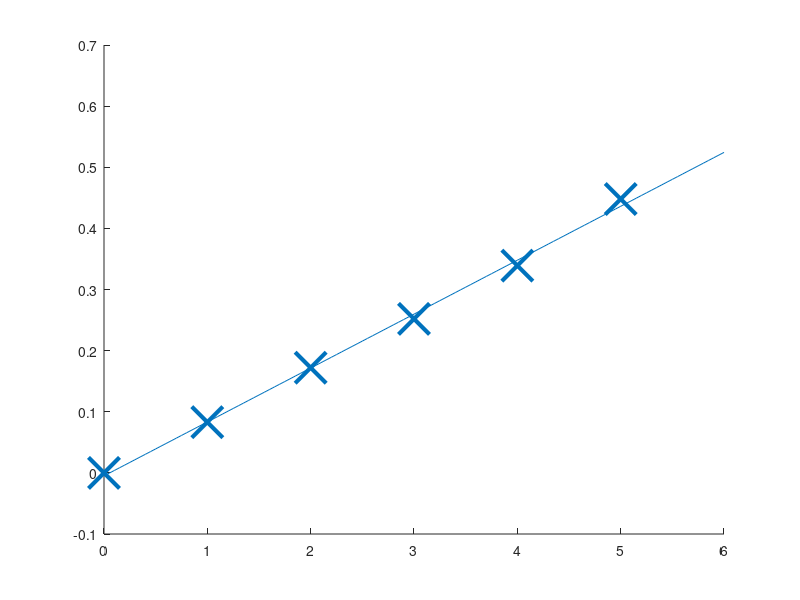

Reproduce this figure in MATLAB. (Note: this script raises an error after producing the figure.)
clear;
clc;

%作最终的 n - (-lg[L^{3-}]) 图
hold on
x=[0 1 2 3 4 5];
y=[0	0.083	0.172	0.252	0.339	0.448];
scatter(x,y,500,'x','LineWidth',3);%数据散点图

xx=0:0.05:6;
yy = 0.0882 * xx - 0.0049;%回归直线
plot(xx,yy);


yline(0.2725);%水平线
xline(3.14512);%竖直线

title('工作曲线','FontSize',25);
xlabel('c','FontSize',25);
ylabel('OD_{510}','FontSize',25);
legend('数据点','拟合直线y = 0.0882x - 0.0049','FontSize',25)
hold off